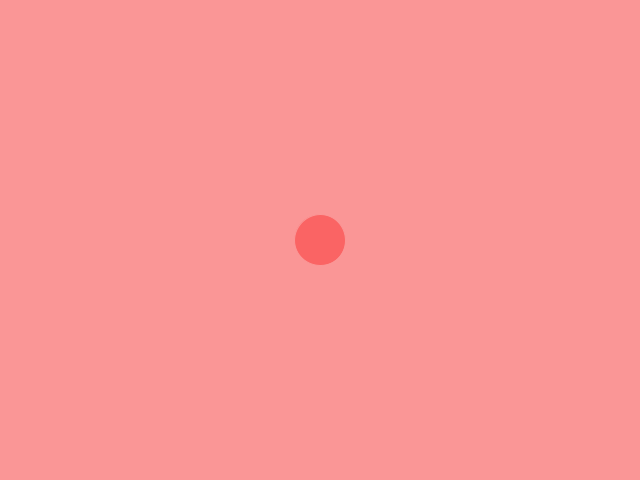
Frame 1 (no input)
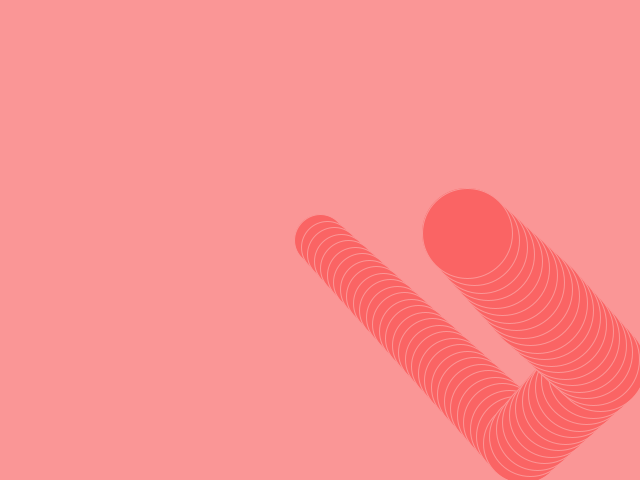
Frame 60 (the mouse pressed at the canvas centre just before this capture)
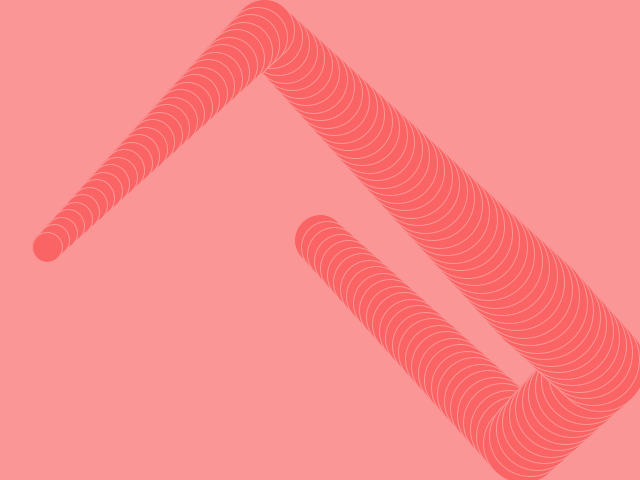
Frame 120 (the mouse held since frame 60 and released just before this capture)

The Processing sketch that drew these frames (run headless with seeded random() and noise(); from frame 60 on, the mouse is pressed at the canvas centre):

// Processing sketch: exercise01
// ── exercise01.pde
final int CIRCLE_SPEED = 7; // creates the constant from which the circle's speed is initialized (7 pixels/frame?)
final color NO_CLICK_FILL_COLOR = color(250, 100, 100); // creates a constant for the circles' colour (pale red)
final color CLICK_FILL_COLOR = color(100, 100, 250); // creates a constant for the circles' colour (pale blue)
final color BACKGROUND_COLOR = color(250, 150, 150); // sets the constant for the background colour (an even paler red)
final color STROKE_COLOR = color(250, 150, 150); // sets the constant for the lines' colour (same pale red as background)
int CIRCLE_SIZE = 50; // sets a variable from which the circles' size is initialized

int circleX; // creates the variable circleX, which will be used as its position on the X axis
int circleY; // creates the variable circleY, which will be used as its position on the Y axis
int circleVX; // creates the variable circleVX, which will be used as its velocity along the X axis
int circleVY; // creates the variable circleVY, which will be used as its velocity along the Y axis
int CIRCLE_SIZEmodulator = 1; // creates a number from which CIRCLE_SIZE can be modulated
int CIRCLE_SIZEmax = 100; // sets maximum size in pixels for the circle
int CIRCLE_SIZEmin = 5; // sets minimum size in pixels for the circle


void setup() { // setup function; initializes settings for our program
  size(640, 480); // sets the size (X, Y) of the window in pixels
  circleX = width/2; // sets the value for the variable circleX
  circleY = height/2; // sets the value for the variable circleY
  circleVX = CIRCLE_SPEED; // sets the value for the variable circleVX, which had been initialized as 7 in the constant CIRCLE_SPEED
  circleVY = CIRCLE_SPEED; // sets the value for the variable circleVY ...
  stroke(STROKE_COLOR); // fetches the colour of the circles' lines from the initialized constant STROKE_COLOR
  fill(NO_CLICK_FILL_COLOR); // fetches the colour of the circles' fill colour from the initialized constant NO_CLICK_FILL_COLOR
  background(BACKGROUND_COLOR); // fetches the colour of the background from the initialized constant BACKGROUND_COLOR
}

void draw() { // initializes our draw loop

if (CIRCLE_SIZE == CIRCLE_SIZEmax){             // checks to see if CIRCLE_SIZE has reached the maximum value
  CIRCLE_SIZEmodulator = -CIRCLE_SIZEmodulator; // inverts CIRCLE_SIZEmodulator, making it negative
}

if (CIRCLE_SIZE == CIRCLE_SIZEmin ){            // checks to see if CIRCLE_SIZE has reached the minimum value
  CIRCLE_SIZE++;                                // increases the value of CIRCLE_SIZE by 1
  CIRCLE_SIZEmodulator = -CIRCLE_SIZEmodulator; // inverts CIRCLE_SIZEmodulator, making it positive
}

CIRCLE_SIZE += CIRCLE_SIZEmodulator;            // applies the value of CIRCLE_SIZEmodulator to CIRCLE_SIZE



if (dist(mouseX, mouseY, circleX, circleY) < CIRCLE_SIZE/2) {
      
      // if statement that calculates the distance between the moving circle and the mouse cursor...
      // ... to determine whether the cursor is within the area occupied by a circle in the current draw loop
      
    fill(CLICK_FILL_COLOR); // if it is, fetches the fill colour of the circle from constant CLICK_FILL_COLOR (pale blue)
  }

  else {
    fill(NO_CLICK_FILL_COLOR); // if it is not, fetches the fill colour of the circle from constant NO_CLICK_FILL_COLOR (pale red)
  }
  ellipse(circleX, circleY, CIRCLE_SIZE, CIRCLE_SIZE); // draws the circle
                                                       // its position (X,Y coordinates) set by the variables circleX and circleY 
                                                       // its size in pixels (width, height) by the constant CIRCLE_SIZE
                                                       
  circleX += circleVX; // adds the value of the variable circleVX to the variable circleX, effectively changing its position on the X axis
  circleY += circleVY; // adds the value of the variable circleVY to the variable circleY, effectively changing its position on the Y axis
  
  if (circleX + CIRCLE_SIZE/2 > width || circleX - CIRCLE_SIZE/2 < 0) {
    
   // if the position of the circle on the X axis PLUS its size divided by 2 is GREATER than the width of the window
   // OR
   // if the position of the circle on the X axis MINUS its size divided by 2 is LESS than 0
   
    circleVX = -circleVX; // then the integer variable circleVX becomes negative
  }
  if (circleY + CIRCLE_SIZE/2 > height || circleY - CIRCLE_SIZE/2 < 0) {
    
   // if the position of the circle on the Y axis PLUS its size divided by 2 is GREATER than the height of the window
   // OR
   // if the position of the circle on the Y axis MINUS its size dividded by 2 is LESS than 0
    
    circleVY = -circleVY; // then the integer variable circleVY becomes negative
  } // the circle's "velocity", determined by the variables circleVX and circleVY for both X and Y axes...
    // ... becomes negative when the circle appears to have "collided" with the edges of the window...
    // ... which, in practice, shifts its X velocity from positive to negative when hitting either side (and vice versa)...
    // ... and shifts its Y velocity from positive to negative when colliding either the top or bottom (and vice versa)...
    // ... effectively preventing the drawn circles to appear as "overlapping" the edges of the window...
    // ... and giving the effect of "bouncing" within the window's boundaries.
}

void mousePressed() { // sets the function for when the mouse is pressed
  background(BACKGROUND_COLOR); // reprints the background (paler red)
}
